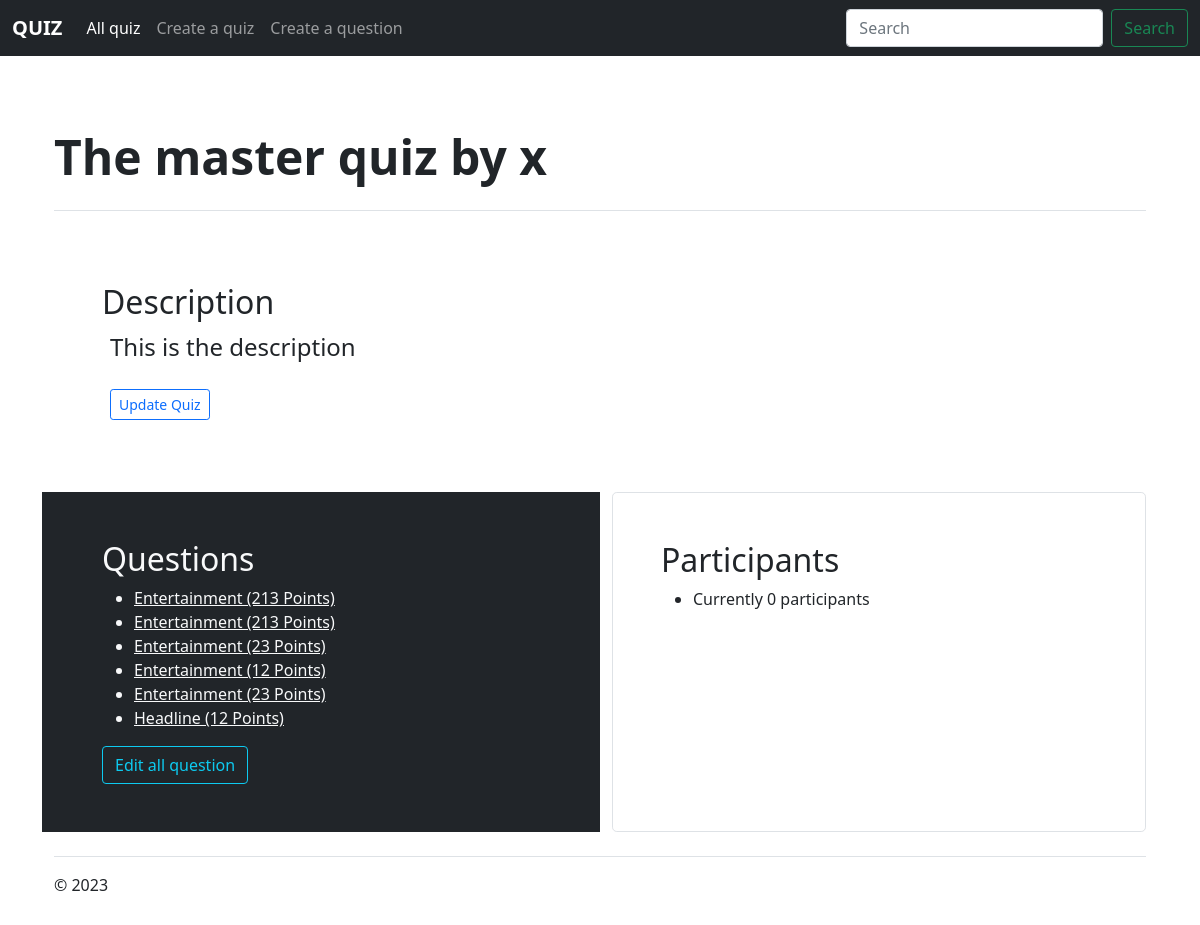
Screenshot of /quiz/2 with the database file from the repository.
### quiz/models.py (models this page shows, shortened)
class Quiz(models.Model):
    name = models.CharField(max_length=200)
    questions = models.ManyToManyField('quiz.Question')
    mod = models.ForeignKey('user.CustomUser', on_delete=models.CASCADE, help_text="Who is the owner of this quiz?")
    participants = models.ManyToManyField('user.CustomUser', related_name="r_pac")
    description = models.TextField()
    updated_at = models.DateTimeField(auto_now=True)

class Question(models.Model):
    headline = models.CharField(max_length=2000)
    char_body = models.TextField(null=True, blank=True)
    image_body = models.ImageField(null=True, blank=True)
    points = models.PositiveIntegerField()
    answer = models.TextField()
    def get_absolute_url(self):
        return reverse("question", kwargs={"pk": self.pk})
    def __str__(self):
        return self.headline + f" ({self.points} Points) "

### user/models.py (models this page shows, shortened)
class CustomUser(AbstractUser):
    points = models.IntegerField(default=0)
    rank = models.IntegerField(default=0)
    is_mod = models.BooleanField(default=False)

### quiz/views.py (the view)
# urls.py: path("quiz/<int:pk>", detail_view, name="detail",),
def detail_view(request, pk):
    obj = get_object_or_404(
        Quiz, pk=pk
    )
    return render(
        request, "detail.html", {
            "q": obj
        }
    )

### templates/detail.html (shortened to what this page needs)
{% extends 'base.html' %}
{% load static %}
{% block body %}
<main>
  <div class="container py-4">
    <header class="pb-3 mb-4 border-bottom">
      <a href="/" class="d-flex align-items-center text-dark text-decoration-none">
        <h1 class="display-5 fw-bold">{{ q.name }} by {{ q.mod }}</h1>
      </a>
    </header>
    <div class="p-5 mb-4 rounded-3">
      <div class="row">
          <div class="col-6">
        <h1 class="fs-2">Description</h1>
        <p class="col-md-12 fs-4 ms-2">
            {{ q.description }}
        </p>
        <a class="btn btn-outline-primary btn-sm mt-2 ms-2" href="{% url 'update' q.pk %}">Update Quiz</a>
      </div>
      </div>
    </div>
    <div class="row align-items-md-stretch">
      <div class="col-md-6 bg-dark">
        <div class="h-100 p-5 text-light rounded-3">
          <h2>Questions</h2>
            <ul>
                {% for qs in q.questions.all %}
                <li class="text-light">
                    <span class="text-light">
                        <a class="text-light" href="{{ qs.get_absolute_url }}">{{ qs }}</a>
                    </span>
                </li>
                {% endfor %}
            </ul>
          <a href="" class="btn btn-outline-info" type="button">Edit all question</a>
        </div>
      </div>
      <div class="col-md-6">
        <div class="h-100 p-5 bg-body-tertiary border rounded-3">
          <h2>Participants</h2>
          <ul>
              {% for h in q.participants.all %}
             <li>
                 {% if h.is_mod %}<b>{{ h.name }} (Moderator) </b>{% else %} {{ h.name }} {% endif %}{% empty %} <li>Currently 0 participants
             </li>
          {% endfor %}
          </ul>
        </div>
      </div>
    </div>
    <footer class="pt-3 mt-4 text-body-secondary border-top">
      © 2023
    </footer>
  </div>
</main>
{% endblock body %}

### templates/base.html (shortened to what this page needs)
<!DOCTYPE html>
<html lang="en">
<head>
<link href="https://cdn.jsdelivr.net/npm/bootstrap@5.0.2/dist/css/bootstrap.min.css" rel="stylesheet">
</head>
<header>
<nav class="navbar navbar-expand-md navbar-dark bg-dark mb-4">
  <div class="container-fluid">
    <b class="navbar-brand">QUIZ</b>
    <div class="collapse navbar-collapse" id="navbarCollapse">
      <ul class="navbar-nav me-auto mb-2 mb-md-0">
        <li class="nav-item">
          <a class="nav-link active" aria-current="page" href="{% url 'list' %}">All quiz</a>
        </li>
        <li class="nav-item">
          <a class="nav-link" href="{% url 'create' %}">Create a quiz</a>
        </li>
         <li class="nav-item">
          <a class="nav-link" href="{% url 'create-q' %}">Create a question</a>
        </li>
      </ul>
      <form class="d-flex" method='get' id="q" role="search" action={% url 'search' %}>
        <input class="form-control me-2" type="search" placeholder="Search" aria-label="Search a quiz">
        <button class="btn btn-outline-success" type="submit">Search</button>
      </form>
    </div>
  </div>
</nav>
</header>
<body hx-headers='{"X-CSRFToken": "{{ csrf_token }}"}'>
<main>
  <div class="container py-4">
        {% block body %}
        {% endblock body %}
  </div>
</main>
</body>
</html>

### rows the page displays
Quiz: name "The master quiz", mod "x", description "This is the description"
Question: headline+points "Entertainment (213 Points)"
Question: headline+points "Entertainment (213 Points)"
Question: headline+points "Entertainment (23 Points)"
Question: headline+points "Entertainment (12 Points)"
Question: headline+points "Entertainment (23 Points)"
Question: headline+points "Headline (12 Points)"
